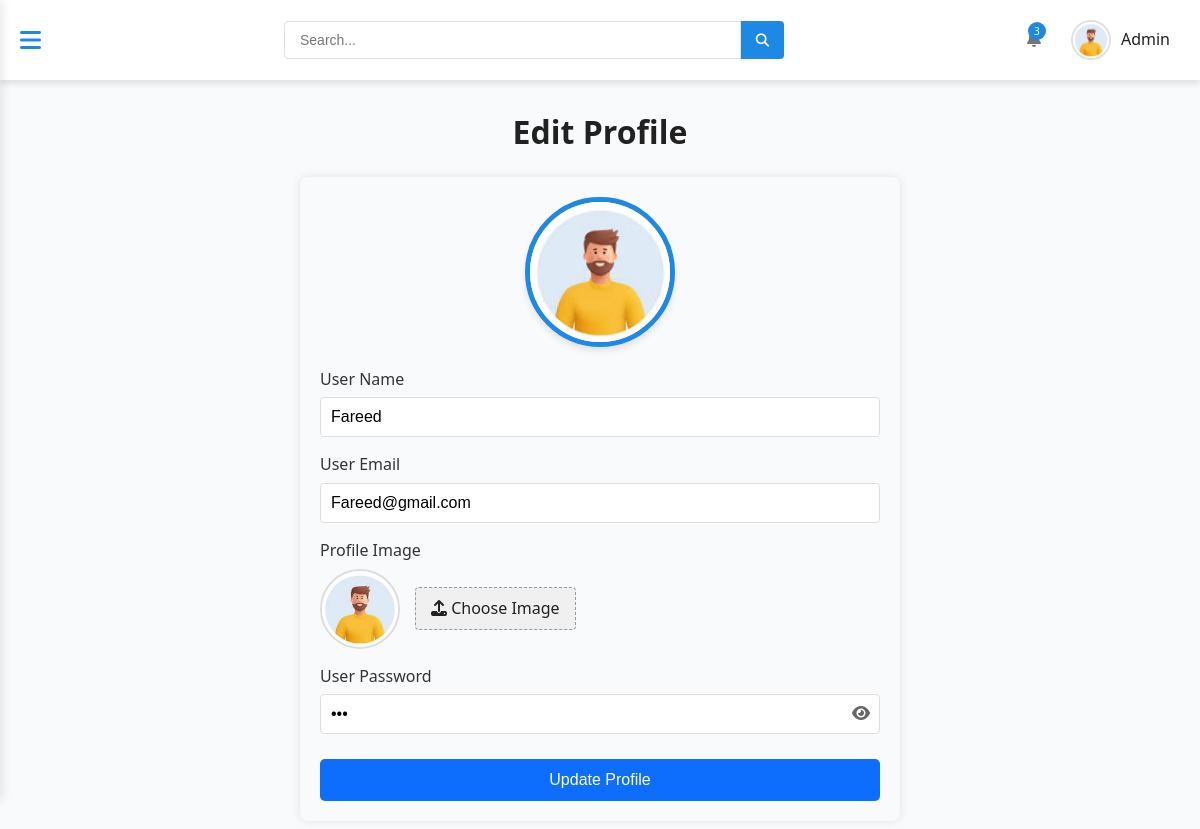
The app's page /BlogWebsite/dashbaord/profile.php (signed in) with its own data.
### tables this page shows
CREATE TABLE `users` (
  `id` int(11) NOT NULL,
  `name` varchar(191) DEFAULT NULL,
  `email` varchar(21) DEFAULT NULL,
  `password` varchar(16) DEFAULT NULL,
  `image` varchar(100) DEFAULT NULL,
  `role` varchar(10) DEFAULT NULL,
  `status` varchar(20) NOT NULL
);

### BlogWebsite/dashbaord/profile.php (the view, shortened to what this page needs)
<?php
require_once '../include/header.php';
?>
<br>
<h1 style='text-align: center;'>Edit Profile</h1>
<?php
include('../database.php');
$id = $_SESSION['id'];
$sql = "SELECT * FROM `users` WHERE id='$id'";
$query = mysqli_query($con, $sql);
if (mysqli_num_rows($query) > 0) {
    while ($row = mysqli_fetch_assoc($query)) {
        $imagePath = !empty($row['image']) ? '../uploads-profileimage/' . $row['image'] : '';
?>
<div style="max-width: 600px; margin: 20px auto; padding: 20px; border-radius: 8px; box-shadow: 0 0 10px rgba(0,0,0,0.1);">
    <div class="profile-image-container">
        <?php if(!empty($imagePath) && file_exists($imagePath)): ?>
            <img src="<?php echo $imagePath; ?>" alt="Profile Image" class="profile-image" id="profileImagePreview">
        <?php else: ?>
            <div class="profile-image-placeholder">
                <i class="fas fa-user"></i>
            </div>
        <?php endif; ?>
    </div>
    <form style="display: flex; flex-direction: column; gap: 15px;" method="post" enctype="multipart/form-data">
        <div style="display: flex; flex-direction: column; gap: 5px;">
            <label style="font-weight: 500; color: #333;">User Name</label>
            <input
                type="text"
                style="padding: 10px;border: 1px solid #ddd;border-radius: 4px;font-size: 16px;"
                name="name" value="<?php echo $row['name']; ?>" required>
        </div>
        <div style="display: flex; flex-direction: column; gap: 5px;">
            <label style="font-weight: 500; color: #333;">User Email</label>
            <input
                type="email"
                style="padding: 10px;border: 1px solid #ddd;border-radius: 4px;font-size: 16px;"
                name="email" value="<?php echo $row['email']; ?>" required>
        </div>
      <div style="display: flex; flex-direction: column; gap: 5px;">
        <label style="font-weight: 500; color: #333;">Profile Image</label>
        <div style="display: flex; align-items: center; gap: 15px;">
            <div style="position: relative; width: 80px; height: 80px; border-radius: 50%; overflow: hidden; border: 2px solid #ddd;">
                <img
                    id="imagePreview"
                    src="../uploads-profileimage/<?php echo $row['image']; ?>"
                    alt="Profile Image"
                    style="width: 100%; height: 100%; object-fit: cover;"
                    onerror="this.src='../uploads-profileimage/<?php echo $row['image']; ?>'">
            </div>
            <label style="
                display: inline-block;
                padding: 8px 15px;
                background: #f0f0f0;
                border-radius: 4px;
                cursor: pointer;
                transition: background 0.3s;
                border: 1px dashed #999;
            " onmouseover="this.style.background='#e0e0e0'" onmouseout="this.style.background='#f0f0f0'">
                <i class="fas fa-upload"></i> Choose Image
            </label>
        </div>
    </div>
        <div style="display: flex; flex-direction: column; gap: 5px; position: relative;">
            <label style="font-weight: 500; color: #333;">User Password</label>
            <div style="position: relative;">
                <input
                    type="password"
                    id="passwordInput"
                    style="padding: 10px; border: 1px solid #ddd; border-radius: 4px; font-size: 16px; width: 100%; padding-right: 40px;"
                    name="pass"
                    value="<?php echo $row['password']; ?>"
                    required>
                <span
                    id="togglePassword"
                    style="position: absolute; right: 10px; top: 50%; transform: translateY(-50%); cursor: pointer; color: #666;"
                    onclick="togglePasswordVisibility()">
                    <i class="fas fa-eye" id="eyeIcon"></i>
                </span>
            </div>
        </div>
        <button
            type="submit"
            style="
                background-color: #0d6efd;
                color: white;
                border: none;
                padding: 12px;
                border-radius: 5px;
                font-size: 16px;
                font-weight: 500;
                cursor: pointer;
                transition: background-color 0.3s;
                margin-top: 10px;"
            onmouseover="this.style.backgroundColor='#0b5ed7'"
            onmouseout="this.style.backgroundColor='#0d6efd'"
            name="edit">
            Update Profile
        </button>
    </form>
<?php
    }
}
?>
<?php
require_once '../include/footer.php';
?>

### BlogWebsite/include/header.php (shortened to what this page needs)
<?php
include('../database.php');
?>
<!DOCTYPE html>
<html lang="en">
<head>
    <link rel="stylesheet" href="https://cdnjs.cloudflare.com/ajax/libs/font-awesome/6.4.0/css/all.min.css">
    <link rel="stylesheet" href="../dashboard/adminAssets/style.css">
</head>
<body>
    <div class="dashboard">
        <div class="main-content">
            <nav class="top-nav">
                <div class="container">
                    <div class="nav-content">
                        <div class="mobile-menu-btn">
                            <i class="fas fa-bars"></i>
                        </div>
                        <div class="search-bar">
                            <input type="text" placeholder="Search...">
                            <button><i class="fas fa-search"></i></button>
                        </div>
                        <div class="user-menu">
                            <div class="notification-icon">
                                <span class="notification-badge">3</span>
                            </div>
                            <div class="user-profile">
                                <?php
                                $user_id = $_SESSION['id'];
                                $sql = "SELECT * FROM `users` WHERE id = '$user_id'";
                                $result = mysqli_query($con, $sql);
                                if (mysqli_num_rows($result)) {
                                    $row = mysqli_fetch_assoc($result);
                                    $image_path = !empty($row['image']) ? "../uploads-profileimage/" . $row['image'] : "../uploads-profileimage/default.jpg";
                                ?>
                                    <img src="<?php echo $image_path; ?>" alt="User" class="user-avatar">
                                    <span class="user-name"><?php echo $_SESSION['role']; ?></span>
                                <?php } ?>
                            </div>
                        </div>
                    </div>
                </div>
            </nav>

### BlogWebsite/adminAssets/style.css (style rules this page uses)
:root { --primary-color: #1e88e5; --primary-dark: #1565c0; --primary-light: #42a5f5; --sidebar-blue: #1976D2; --sidebar-dark: #0D47A1; --white: #ffffff; --light-gray: #f5f5f5; --medium-gray: #e0e0e0; --dark-gray: #757575; --black: #212121; --shadow: 0 4px 6px rgba(0, 0, 0, 0.1); --transition: all 0.3s ease; }
* { margin: 0; padding: 0; box-sizing: border-box; }
body { font-family: 'Segoe UI', Tahoma, Geneva, Verdana, sans-serif; line-height: 1.6; color: var(--black); background-color: #f9fafb; overflow-x: hidden; }
.container { width: 100%; max-width: 1200px; margin: 0 auto; padding: 0 20px; }
.dashboard { display: flex; min-height: 100vh; }
.main-content { flex: 1; transition: var(--transition); width: 100%; min-height: 100vh; margin-left: 0; }
.top-nav { background: var(--white); padding: 15px 0; box-shadow: var(--shadow); position: sticky; top: 0; z-index: 90; }
.nav-content { display: flex; justify-content: space-between; align-items: center; }
.search-bar { flex: 1; max-width: 500px; display: flex; margin-right: 20px; }
.search-bar input { flex: 1; padding: 10px 15px; border: 1px solid var(--medium-gray); border-radius: 4px 0 0 4px; font-size: 14px; transition: var(--transition); }
.search-bar button { background: var(--primary-color); color: var(--white); border: none; padding: 0 15px; border-radius: 0 4px 4px 0; cursor: pointer; transition: var(--transition); }
.user-menu { display: flex; align-items: center; position: relative; }
.notification-icon { position: relative; margin-right: 20px; color: var(--dark-gray); cursor: pointer; transition: var(--transition); }
.notification-badge { position: absolute; top: -5px; right: -5px; background: var(--primary-color); color: var(--white); width: 18px; height: 18px; border-radius: 50%; display: flex; align-items: center; justify-content: center; font-size: 10px; }
.user-profile { display: flex; align-items: center; cursor: pointer; position: relative; padding: 5px 10px; border-radius: 30px; transition: var(--transition); }
.user-avatar { width: 40px; height: 40px; border-radius: 50%; margin-right: 10px; object-fit: cover; border: 2px solid var(--medium-gray); transition: var(--transition); }
.user-name { font-weight: 500; }
.mobile-menu-btn { display: none; font-size: 24px; cursor: pointer; color: var(--primary-color); margin-right: 20px; transition: var(--transition); }
@media (max-width: 1200px) { .mobile-menu-btn { display: block; } }

### records on screen
users: image (picture), name "Fareed", email "Fareed@gmail.com"

### other values on screen
$_SESSION['role'] "Admin"
